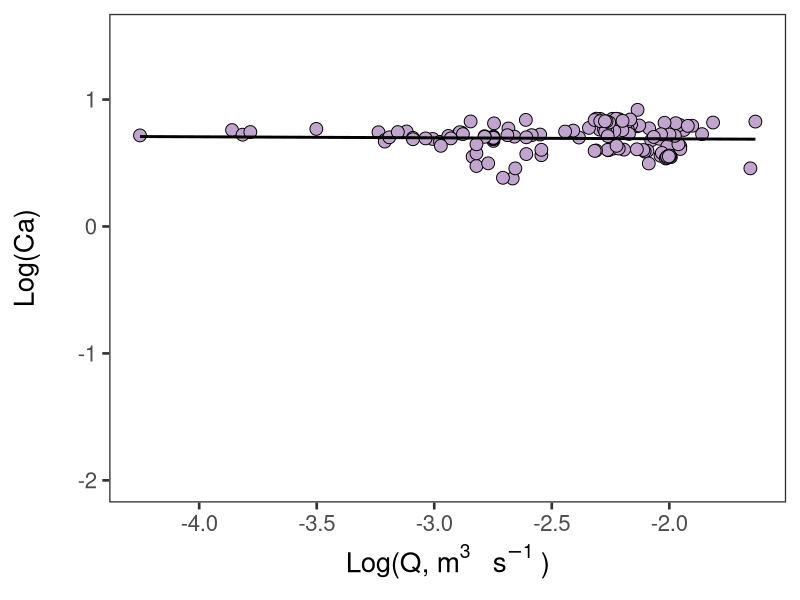
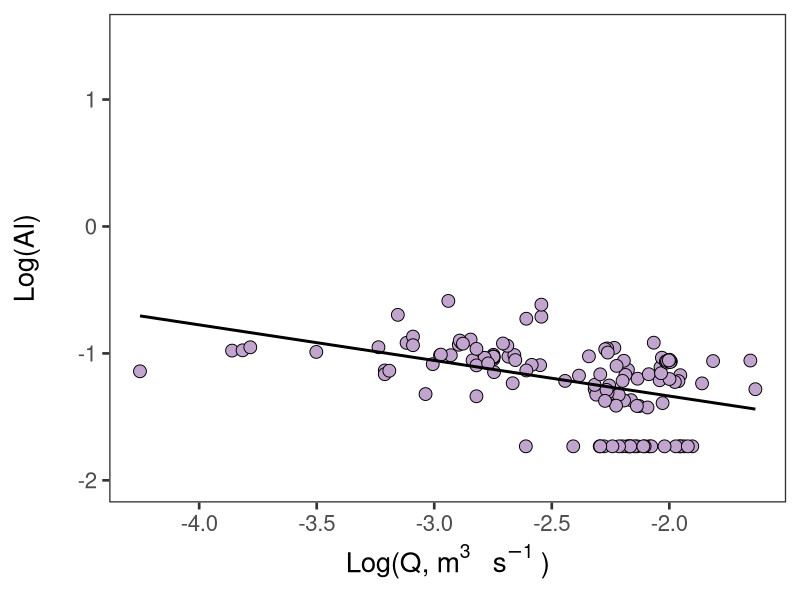
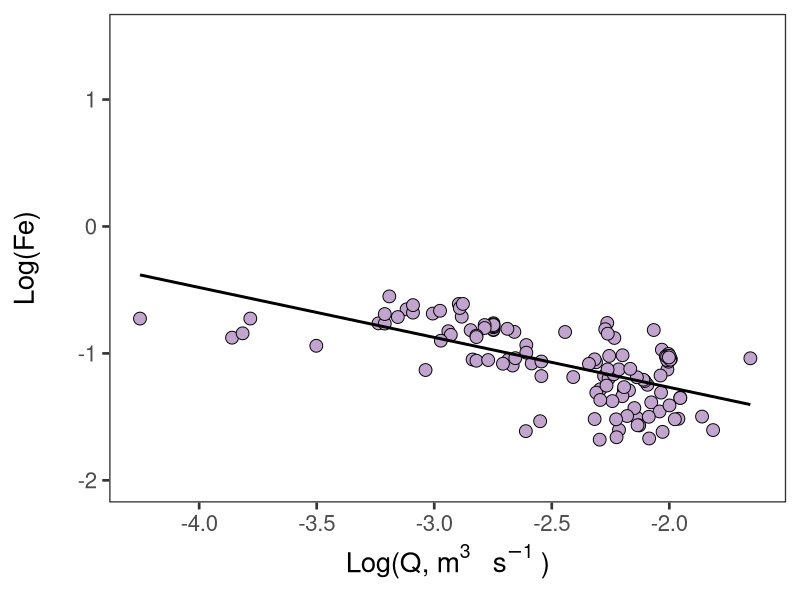
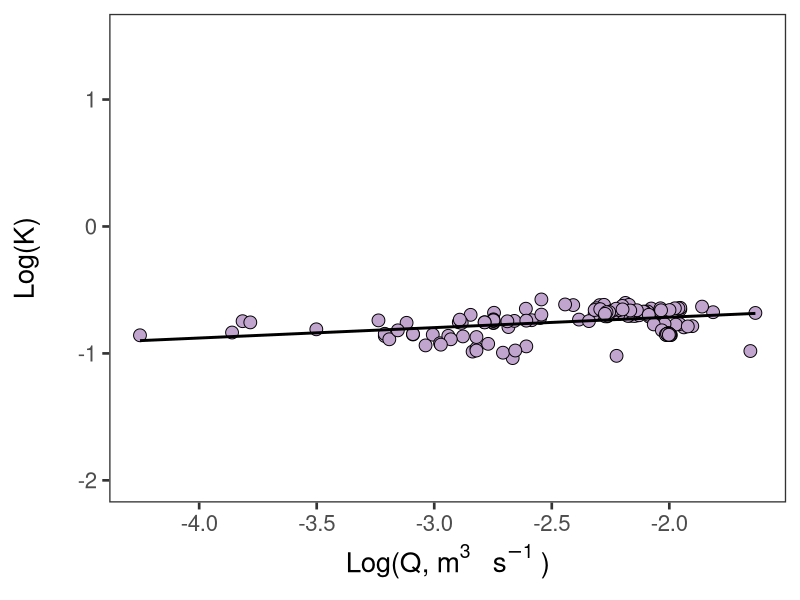
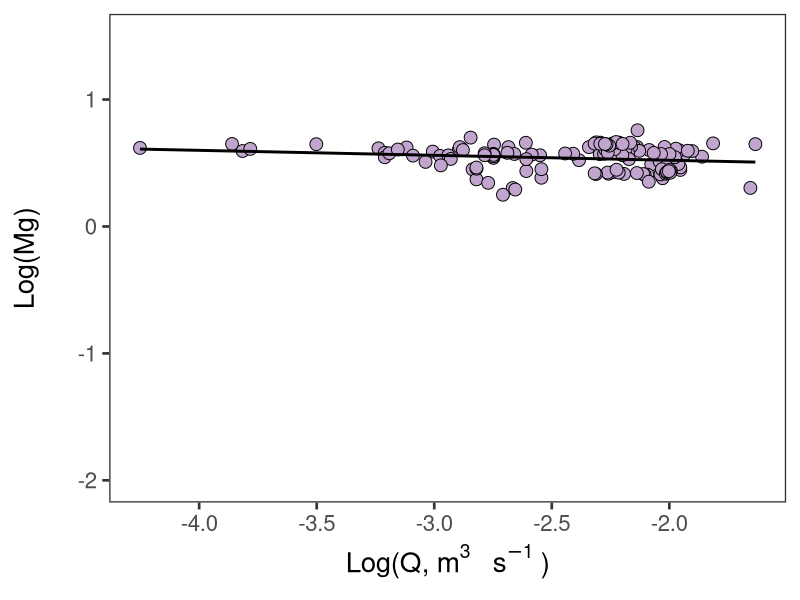
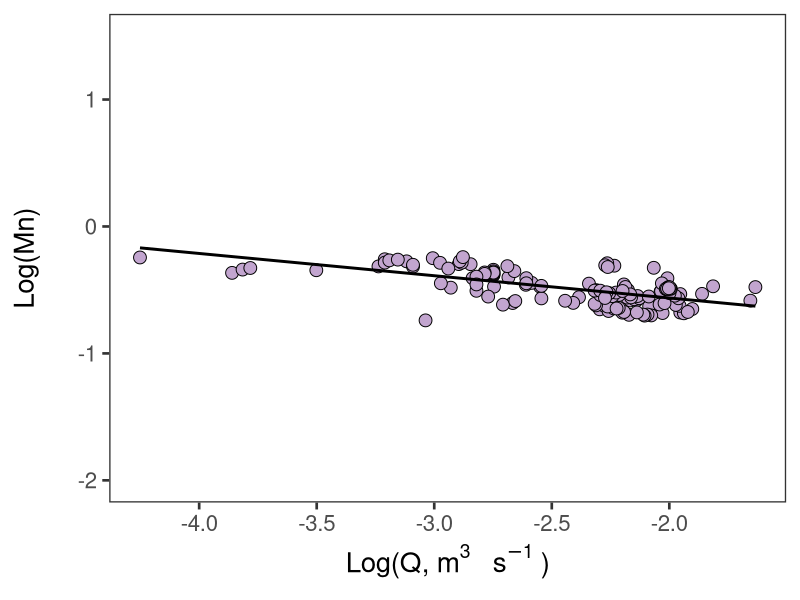
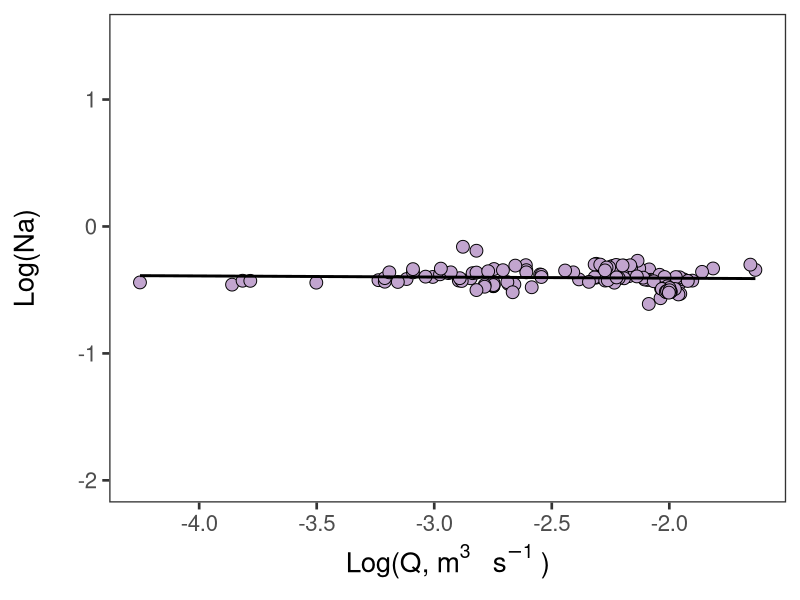
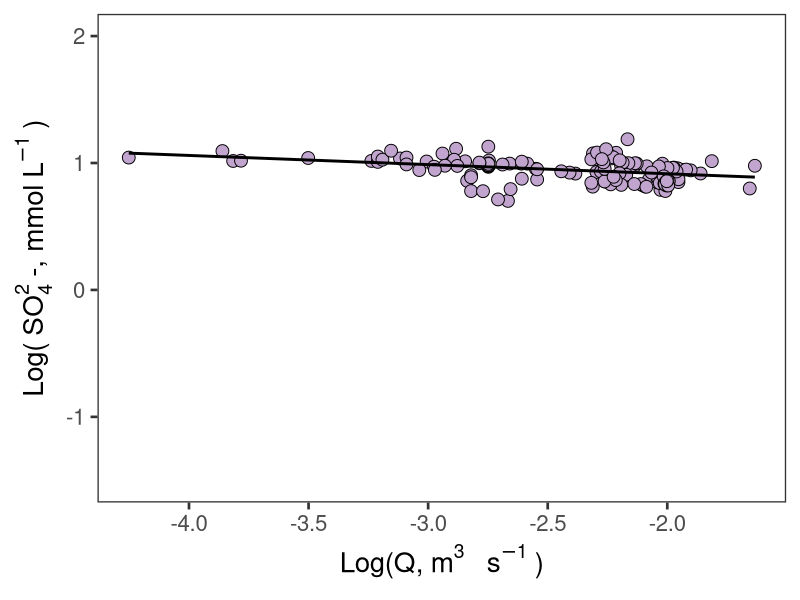

Here is the R script that generated these plots, in order:
# Rename columns to be R friendly

newname<-c("sample_name","date_and_time","Q_m3s","Al_mgL","Ca_mgL","Fe_mgL","K_mgL","Mg_mgL","Mn_mgL","Na_mgL","SO42_mgL","pH","EC")
CQ<-read.csv(file="CQ.csv",header=TRUE)
colnames(CQ)<-newname

#Transform mg/L to mmol/L

CQ$Al_mmolL<-(CQ$Al_mgL/26.982)
CQ$Ca_mmolL<-(CQ$Ca_mgL/40.08)
CQ$Fe_mmolL<-(CQ$Fe_mgL/55.845)
CQ$K_mmolL<-(CQ$K_mgL/39.099)
CQ$Mg_mmolL<-(CQ$Mg_mgL/24.305)
CQ$Mn_mmolL<-(CQ$Mn_mgL/54.938)
CQ$Na_mmolL<-(CQ$Na_mgL/22.99)
CQ$SO42_mmolL<-(CQ$SO42_mgL/96.06)

#Transform pH to H+ mg/L

CQ$H_mgL<-(10^(-1*CQ$pH))

#Take the log of everything

CQ$logQ<-(log10(CQ$Q_m3s))
CQ$logAl<-(log10(CQ$Al_mmolL))
CQ$logCa<-(log10(CQ$Ca_mmolL))
CQ$logFe<-(log10(CQ$Fe_mmolL))
CQ$logK<-(log10(CQ$K_mmolL))
CQ$logMg<-(log10(CQ$Mg_mmolL))
CQ$logMn<-(log10(CQ$Mn_mmolL))
CQ$logNa<-(log10(CQ$Na_mmolL))
CQ$logSO42<-(log10(CQ$SO42_mmolL))
CQ$logH<-(log10(CQ$H_mgL))
CQ$logEC<-(log10(CQ$EC))

#Function to pull regression text out
#lm_eqn<-function(df){
 # m<-lm(y~x,df)
  #eq<-substitute(italic(y) == a + b %.% italic(x)*","~~italic(r)^2~"="~r2,
           #      list(a = format(coef(m)[1], digits = 2),
            #          b = format(coef(m)[2], digits = 2),
            #          r2 = format(summary(m)$r.squared,digits=3)))
  #as.character(as.expression(eq))
#}
#making plots

#Ca plot
library(ggplot2)
pal="#c2a5cf"
shape1=21
#df<-CQ[,c("logQ","logCa")]
#names(df)<-c("x","y")
CQCa<-ggplot(CQ, aes(logQ,logCa))+
  geom_point(colour="black",size=4, fill=pal, pch=shape1)+
  theme_bw(base_size=20)+
  theme(panel.grid.major = element_blank(), panel.grid.minor = element_blank())+
  guides(fill=guide_legend(title="Depth (cm)"))+
  xlab("\nLog(Q,"~m^3~" "~s^-1~")")+
  ylab("Log(Ca)\n")+
  ylim(-2,1.5)+
#  geom_text(x=-3.5, y=0.5, label = lm_eqn(df),parse=TRUE)+
  geom_smooth(method=lm,colour="black",se=FALSE)
#Call the graph
CQCa

#save to pdf
pdf("CQCa.pdf",height=6,width=8)
CQCa
dev.off()

#Al plot
library(ggplot2)
pal="#c2a5cf"
shape1=21
#df<-CQ[,c("logQ","logCa")]
#names(df)<-c("x","y")
CQAl<-ggplot(CQ, aes(logQ,logAl))+
  geom_point(colour="black",size=4, fill=pal, pch=shape1)+
  theme_bw(base_size=20)+
  theme(panel.grid.major = element_blank(), panel.grid.minor = element_blank())+
  guides(fill=guide_legend(title="Depth (cm)"))+
  xlab("\nLog(Q,"~m^3~" "~s^-1~")")+
  ylab("Log(Al)\n")+
  ylim(-2,1.5)+
  #  geom_text(x=-3.5, y=0.5, label = lm_eqn(df),parse=TRUE)+
  geom_smooth(method=lm,colour="black",se=FALSE)
#Call the graph
CQAl

#save to pdf
pdf("CQAl.pdf",height=6,width=8)
CQAl
dev.off()

#Fe plot
library(ggplot2)
pal="#c2a5cf"
shape1=21
#df<-CQ[,c("logQ","logCa")]
#names(df)<-c("x","y")
CQFe<-ggplot(CQ, aes(logQ,logFe))+
  geom_point(colour="black",size=4, fill=pal, pch=shape1)+
  theme_bw(base_size=20)+
  theme(panel.grid.major = element_blank(), panel.grid.minor = element_blank())+
  guides(fill=guide_legend(title="Depth (cm)"))+
  xlab("\nLog(Q,"~m^3~" "~s^-1~")")+
  ylab("Log(Fe)\n")+
  ylim(-2,1.5)+
  #  geom_text(x=-3.5, y=0.5, label = lm_eqn(df),parse=TRUE)+
  geom_smooth(method=lm,colour="black",se=FALSE)
#Call the graph
CQFe

#save to pdf
pdf("CQFe.pdf",height=6,width=8)
CQFe
dev.off()

#K plot
library(ggplot2)
pal="#c2a5cf"
shape1=21
#df<-CQ[,c("logQ","logCa")]
#names(df)<-c("x","y")
CQK<-ggplot(CQ, aes(logQ,logK))+
  geom_point(colour="black",size=4, fill=pal, pch=shape1)+
  theme_bw(base_size=20)+
  theme(panel.grid.major = element_blank(), panel.grid.minor = element_blank())+
  guides(fill=guide_legend(title="Depth (cm)"))+
  xlab("\nLog(Q,"~m^3~" "~s^-1~")")+
  ylab("Log(K)\n")+
  ylim(-2,1.5)+
  #  geom_text(x=-3.5, y=0.5, label = lm_eqn(df),parse=TRUE)+
  geom_smooth(method=lm,colour="black",se=FALSE)
#Call the graph
CQK

#save to pdf
pdf("CQK.pdf",height=6,width=8)
CQK
dev.off()

#Mg plot
library(ggplot2)
pal="#c2a5cf"
shape1=21
#df<-CQ[,c("logQ","logCa")]
#names(df)<-c("x","y")
CQMg<-ggplot(CQ, aes(logQ,logMg))+
  geom_point(colour="black",size=4, fill=pal, pch=shape1)+
  theme_bw(base_size=20)+
  theme(panel.grid.major = element_blank(), panel.grid.minor = element_blank())+
  guides(fill=guide_legend(title="Depth (cm)"))+
  xlab("\nLog(Q,"~m^3~" "~s^-1~")")+
  ylab("Log(Mg)\n")+
  ylim(-2,1.5)+
  #  geom_text(x=-3.5, y=0.5, label = lm_eqn(df),parse=TRUE)+
  geom_smooth(method=lm,colour="black",se=FALSE)
#Call the graph
CQMg

#save to pdf
pdf("CQMg.pdf",height=6,width=8)
CQMg
dev.off()

#Mn plot
library(ggplot2)
pal="#c2a5cf"
shape1=21
#df<-CQ[,c("logQ","logCa")]
#names(df)<-c("x","y")
CQMn<-ggplot(CQ, aes(logQ,logMn))+
  geom_point(colour="black",size=4, fill=pal, pch=shape1)+
  theme_bw(base_size=20)+
  theme(panel.grid.major = element_blank(), panel.grid.minor = element_blank())+
  guides(fill=guide_legend(title="Depth (cm)"))+
  xlab("\nLog(Q,"~m^3~" "~s^-1~")")+
  ylab("Log(Mn)\n")+
  ylim(-2,1.5)+
  #  geom_text(x=-3.5, y=0.5, label = lm_eqn(df),parse=TRUE)+
  geom_smooth(method=lm,colour="black",se=FALSE)
#Call the graph
CQMn

#save to pdf
pdf("CQMn.pdf",height=6,width=8)
CQMn
dev.off()

#Na plot
library(ggplot2)
pal="#c2a5cf"
shape1=21
#df<-CQ[,c("logQ","logCa")]
#names(df)<-c("x","y")
CQNa<-ggplot(CQ, aes(logQ,logNa))+
  geom_point(colour="black",size=4, fill=pal, pch=shape1)+
  theme_bw(base_size=20)+
  theme(panel.grid.major = element_blank(), panel.grid.minor = element_blank())+
  guides(fill=guide_legend(title="Depth (cm)"))+
  xlab("\nLog(Q,"~m^3~" "~s^-1~")")+
  ylab("Log(Na)\n")+
  ylim(-2,1.5)+
  #  geom_text(x=-3.5, y=0.5, label = lm_eqn(df),parse=TRUE)+
  geom_smooth(method=lm,colour="black",se=FALSE)
#Call the graph
CQNa

#save to pdf
pdf("CQNa.pdf",height=6,width=8)
CQNa
dev.off()

#SO42- plot
library(ggplot2)
pal="#c2a5cf"
shape1=21
#df<-CQ[,c("logQ","logCa")]
#names(df)<-c("x","y")
CQSO42<-ggplot(CQ, aes(logQ,logSO42))+
  geom_point(colour="black",size=4, fill=pal, pch=shape1)+
  theme_bw(base_size=20)+
  theme(panel.grid.major = element_blank(), panel.grid.minor = element_blank())+
  guides(fill=guide_legend(title="Depth (cm)"))+
  xlab("\nLog(Q,"~m^3~" "~s^-1~")")+
  ylab("Log("~SO[4]^2~"-, mmol"~L^-1~")")+
  #  geom_text(x=-3.5, y=0.5, label = lm_eqn(df),parse=TRUE)+
  geom_smooth(method=lm,colour="black",se=FALSE)+
  ylim(-1.5,2)
#Call the graph
CQSO42

#save to pdf
pdf("CQSO42.pdf",height=6,width=8)
CQSO42
dev.off()

#H+ plot
library(ggplot2)
pal="#c2a5cf"
shape1=21
#df<-CQ[,c("logQ","logCa")]
#names(df)<-c("x","y")
CQH<-ggplot(CQ, aes(logQ,logH))+
  geom_point(colour="black",size=4, fill=pal, pch=shape1)+
  theme_bw(base_size=20)+
  theme(panel.grid.major = element_blank(), panel.grid.minor = element_blank())+
  guides(fill=guide_legend(title="Depth (cm)"))+
  xlab("\nLog(Q,"~m^3~" "~s^-1~")")+
  ylab("Log("~H^+~", mmol"~L^-1~")\n")+
  #  geom_text(x=-3.5, y=0.5, label = lm_eqn(df),parse=TRUE)+
  geom_smooth(method=lm,colour="black",se=FALSE)
#Call the graph
CQH

#save to pdf
pdf("CQH.pdf",height=6,width=8)
CQH
dev.off()

#EC plot
library(ggplot2)
pal="#c2a5cf"
shape1=21
#df<-CQ[,c("logQ","logCa")]
#names(df)<-c("x","y")
CQEC<-ggplot(CQ, aes(logQ,logEC))+
  geom_point(colour="black",size=4, fill=pal, pch=shape1)+
  theme_bw(base_size=20)+
  theme(panel.grid.major = element_blank(), panel.grid.minor = element_blank())+
  guides(fill=guide_legend(title="Depth (cm)"))+
  xlab("\nLog(Q,"~m^3~" "~s^-1~")")+
  ylab("Log(Specific conductance, "~mu~"S "~cm^-1~")\n")+
  #  geom_text(x=-3.5, y=0.5, label = lm_eqn(df),parse=TRUE)+
  geom_smooth(method=lm,colour="black",se=FALSE)
#Call the graph
CQEC

#save to pdf
pdf("CQEC.pdf",height=6,width=8)
CQEC
dev.off()

#Reshape the data for basecation CQ plot
CQvarsforbasemelt<-c("logQ","logCa","logK","logMg","logNa")
CQforbasemelt<-CQ[CQvarsforbasemelt]
library(reshape2)
longbaseCQ<-melt(CQforbasemelt,id.vars=c("logQ"),variable.name="ion",value.name="concentration")

#All base cations plot
#Add in lines and why is the legend not working?
library(ggplot2)
#pal="#c2a5cf"
#shape1=21
#df<-CQ[,c("logQ","logNa")]
#names(df)<-c("x","y")
pal<-c("#ffffcc","#c2e699","#78c679","#238443")
CQbasecat<-ggplot(longbaseCQ, aes(x=logQ,y=concentration,fill=ion))+
  geom_point(colour="black",size=4,pch=21)+
  theme_bw()+
  theme(panel.grid.major = element_blank(), panel.grid.minor = element_blank())+
  scale_fill_manual(name="Ion",breaks=c("logCa","logK","logMg","logNa"),labels=c("Ca","K","Mg","Na"),values=pal)+
  xlab("\nLog(Q, "~m^3~" "~s^-1~")")
 # ylab("Log(Concentration, mmol "~L^-1~")")
#  geom_text(x=-3.5, y=-0.8, label = lm_eqn(df),parse=TRUE)+
 # geom_smooth(method=lm,se=FALSE)
#Call the graph
CQbasecat

#Plot amd derived CQ (Fe, Mn, Al, SO42-)
#All CQ ions plot
#Add in lines and why is the legend not working?
library(ggplot2)
#pal="#c2a5cf"
#shape1=21
#df<-CQ[,c("logQ","logNa")]
#names(df)<-c("x","y")
CQAMD<-ggplot(CQ, aes(x=logQ))+
  geom_point(aes(y=logFe,fill="blue"),pch=21,colour="black",size=2)+
  geom_point(aes(y=logMn,fill="purple"),pch=21,colour="black",size=2)+
  geom_point(aes(y=logAl,fill="red"),pch=21,colour="black",size=2)+
  geom_point(aes(y=logSO42,fill="orange"),pch=21,colour="black",size=2)+
  theme_bw()+
  theme(panel.grid.major = element_blank(), panel.grid.minor = element_blank())+
  guides(fill=guide_legend(title="Ion"),values=c("blue","purple","red","orange"),
         labels=c("Fe","Mn","Al","SO42-"))+
  xlab("\nLog(Q, "~m^3~" "~s^-1~")")+
  ylab("Log(Concentration, mmol "~L^-1~")\n")
#  geom_text(x=-3.5, y=-0.8, label = lm_eqn(df),parse=TRUE)+
# geom_smooth(method=lm,se=FALSE)
#Call the graph
CQAMD